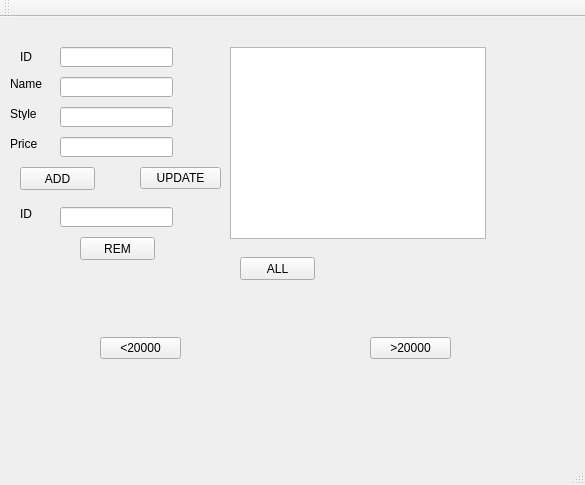
<?xml version="1.0" encoding="UTF-8"?>
<ui version="4.0">
 <class>MainWindow</class>
 <widget class="QMainWindow" name="MainWindow">
  <property name="geometry">
   <rect>
    <x>0</x>
    <y>0</y>
    <width>585</width>
    <height>485</height>
   </rect>
  </property>
  <property name="windowTitle">
   <string>MainWindow</string>
  </property>
  <widget class="QWidget" name="centralWidget">
   <widget class="QPushButton" name="pushButton_ADD">
    <property name="geometry">
     <rect>
      <x>20</x>
      <y>150</y>
      <width>75</width>
      <height>23</height>
     </rect>
    </property>
    <property name="text">
     <string>ADD</string>
    </property>
   </widget>
   <widget class="QLineEdit" name="lineEdit_ID">
    <property name="geometry">
     <rect>
      <x>60</x>
      <y>30</y>
      <width>113</width>
      <height>20</height>
     </rect>
    </property>
   </widget>
   <widget class="QLineEdit" name="lineEdit_N">
    <property name="geometry">
     <rect>
      <x>60</x>
      <y>60</y>
      <width>113</width>
      <height>20</height>
     </rect>
    </property>
   </widget>
   <widget class="QLineEdit" name="lineEdit_S">
    <property name="geometry">
     <rect>
      <x>60</x>
      <y>90</y>
      <width>113</width>
      <height>20</height>
     </rect>
    </property>
   </widget>
   <widget class="QLineEdit" name="lineEdit_P">
    <property name="geometry">
     <rect>
      <x>60</x>
      <y>120</y>
      <width>113</width>
      <height>20</height>
     </rect>
    </property>
   </widget>
   <widget class="QLabel" name="label">
    <property name="geometry">
     <rect>
      <x>20</x>
      <y>30</y>
      <width>31</width>
      <height>20</height>
     </rect>
    </property>
    <property name="text">
     <string>ID</string>
    </property>
   </widget>
   <widget class="QLabel" name="label_2">
    <property name="geometry">
     <rect>
      <x>10</x>
      <y>60</y>
      <width>47</width>
      <height>13</height>
     </rect>
    </property>
    <property name="text">
     <string>Name</string>
    </property>
   </widget>
   <widget class="QLabel" name="label_3">
    <property name="geometry">
     <rect>
      <x>10</x>
      <y>90</y>
      <width>47</width>
      <height>13</height>
     </rect>
    </property>
    <property name="text">
     <string>Style</string>
    </property>
   </widget>
   <widget class="QLabel" name="label_4">
    <property name="geometry">
     <rect>
      <x>10</x>
      <y>120</y>
      <width>47</width>
      <height>13</height>
     </rect>
    </property>
    <property name="text">
     <string>Price</string>
    </property>
   </widget>
   <widget class="QLineEdit" name="lineEdit_ID2">
    <property name="geometry">
     <rect>
      <x>60</x>
      <y>190</y>
      <width>113</width>
      <height>20</height>
     </rect>
    </property>
   </widget>
   <widget class="QPushButton" name="pushButton_REM">
    <property name="geometry">
     <rect>
      <x>80</x>
      <y>220</y>
      <width>75</width>
      <height>23</height>
     </rect>
    </property>
    <property name="text">
     <string>REM</string>
    </property>
   </widget>
   <widget class="QTableView" name="tableView">
    <property name="geometry">
     <rect>
      <x>230</x>
      <y>30</y>
      <width>256</width>
      <height>192</height>
     </rect>
    </property>
   </widget>
   <widget class="QPushButton" name="pushButton_ALL">
    <property name="geometry">
     <rect>
      <x>240</x>
      <y>240</y>
      <width>75</width>
      <height>23</height>
     </rect>
    </property>
    <property name="text">
     <string>ALL</string>
    </property>
   </widget>
   <widget class="QLabel" name="label_5">
    <property name="geometry">
     <rect>
      <x>20</x>
      <y>190</y>
      <width>47</width>
      <height>13</height>
     </rect>
    </property>
    <property name="text">
     <string>ID</string>
    </property>
   </widget>
   <widget class="QPushButton" name="pushButton_f1">
    <property name="geometry">
     <rect>
      <x>100</x>
      <y>320</y>
      <width>81</width>
      <height>22</height>
     </rect>
    </property>
    <property name="text">
     <string>&lt;20000</string>
    </property>
   </widget>
   <widget class="QPushButton" name="pushButton_f2">
    <property name="geometry">
     <rect>
      <x>370</x>
      <y>320</y>
      <width>81</width>
      <height>22</height>
     </rect>
    </property>
    <property name="text">
     <string>&gt;20000</string>
    </property>
   </widget>
   <widget class="QPushButton" name="pushButton_UPDATE">
    <property name="geometry">
     <rect>
      <x>140</x>
      <y>150</y>
      <width>81</width>
      <height>22</height>
     </rect>
    </property>
    <property name="text">
     <string>UPDATE</string>
    </property>
   </widget>
  </widget>
  <widget class="QMenuBar" name="menuBar">
   <property name="geometry">
    <rect>
     <x>0</x>
     <y>0</y>
     <width>585</width>
     <height>19</height>
    </rect>
   </property>
  </widget>
  <widget class="QToolBar" name="mainToolBar">
   <attribute name="toolBarArea">
    <enum>TopToolBarArea</enum>
   </attribute>
   <attribute name="toolBarBreak">
    <bool>false</bool>
   </attribute>
  </widget>
  <widget class="QStatusBar" name="statusBar"/>
 </widget>
 <layoutdefault spacing="6" margin="11"/>
 <resources/>
 <connections/>
</ui>
